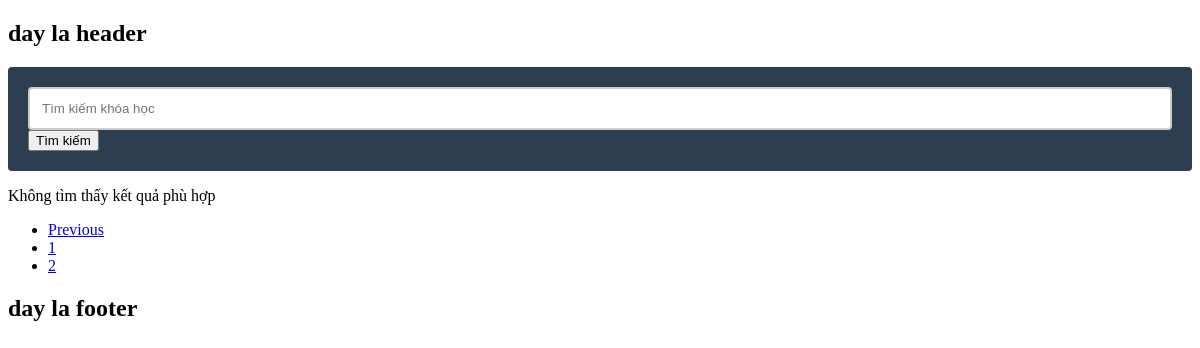
The page /courses_management.php?page=3 on the database as committed earlier.
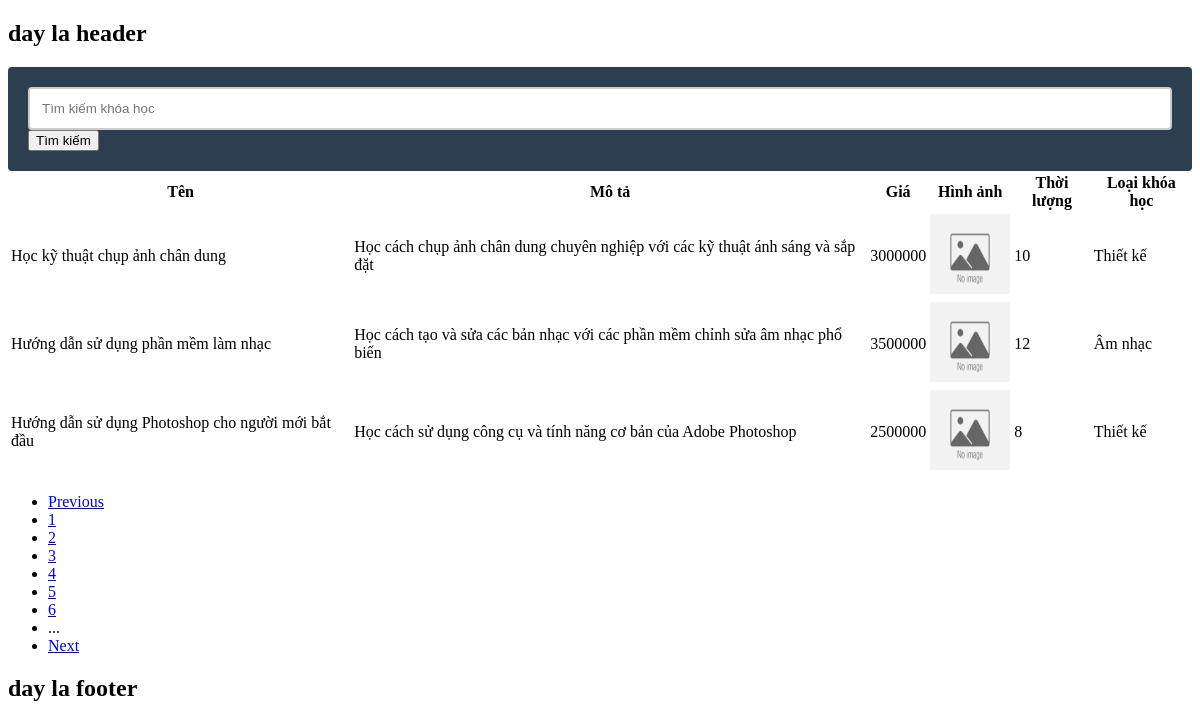
The same page on the database as committed later.
### tables this page shows
CREATE TABLE `courses` (
  `id` int NOT NULL,
  `name` varchar(255) NOT NULL,
  `description` text NOT NULL,
  `price` float NOT NULL,
  `image` varchar(255) NOT NULL,
  `video` varchar(255) NOT NULL,
  `duration` int NOT NULL,
  `category_id` int DEFAULT NULL,
  `deleted` tinyint(1) NOT NULL DEFAULT '0'
);

CREATE TABLE `categories` (
  `id` int NOT NULL,
  `name` varchar(255) NOT NULL
);

### inc/init.php (called while the page is built, shortened)
<?php
spl_autoload_register(
    function ($className) {
        $fileName = strtolower($className) . ".php";
        $dirRoot = dirname(__DIR__);
    }
);
require dirname(__DIR__) . "/inc/function.php";

### classes/course.php (called while the page is built, shortened)
<?php
class Course
{
    public static function getPaging($conn, $limit, $offset)
    {
        try {
            $sql = "select c.id, c.name, c.description, c.price, c.image, c.video, c.duration,
            categories.name as category_name, c.deleted
            from courses c
            join categories on c.category_id = categories.id
            where c.deleted = false
            order by c.name asc
            limit :limit
            offset :offset";
            $stmt = $conn->prepare($sql);
            $stmt->bindValue(':limit', $limit, PDO::PARAM_INT);
            $stmt->bindValue(':offset', $offset, PDO::PARAM_INT);
            $stmt->setFetchMode(PDO::FETCH_CLASS, 'Course');
            $stmt->execute();
            if ($stmt->execute()) {
                $books = $stmt->fetchAll(PDO::FETCH_ASSOC);
                return $books;
            }
        } catch (PDOException $e) {
            echo $e->getMessage();
            return null;
        }
    }
    public static function count($conn)
    {
        try {
            $sql = "select count(id) from courses where deleted = false";
            return $conn->query($sql)->fetchColumn();
        } catch (PDOException $e) {
            echo $e->getMessage();
            return -1;
        }
    }
}

### courses_management.php (the view, shortened to what this page needs)
<?
require "inc/init.php";
layouts();
$conn = require 'inc/db.php';
$total = $_SESSION['role_id'] == 1 ? Course::countAll($conn) : Course::count($conn);
$limit = 3;
$currentpage = $_GET['page'] ?? 1;
$config = [
    'total' => $total,
    'limit' => $limit,
    'full' => false,
];
if ($_SERVER['REQUEST_METHOD'] == 'GET' && isset($_GET['search'])) {
    $search = $_GET['search'];
    $courses = Course::searchCoursePaging($conn, $search,$limit,($currentpage - 1) * $limit);
} else {
    $courses = $_SESSION['role_id'] == 1 ?
    Course::getPagingAll($conn, $limit, ($currentpage - 1) * $limit) :
    Course::getPaging($conn, $limit, ($currentpage - 1) * $limit);
}
?>
<!DOCTYPE html>
<html lang="vi">
<head>
</head>
<body>
    <form action="" method="get">
        <input type="text" name="search" id="search" placeholder="Tìm kiếm khóa học">
        <button type="submit">Tìm kiếm</button>
    </form>
    <?php if (!empty($courses)) : ?>
        <table>
            <thead>
                <tr>
                    <th>Tên</th>
                    <th>Mô tả</th>
                    <th>Giá</th>
                    <th>Hình ảnh</th>
                    <th>Thời lượng</th>
                    <th>Loại khóa học</th>
                </tr>
            </thead>
            <tbody>
                <?php foreach ($courses as $course) : ?>
                    <tr>
                        <td><?php echo $course['name']; ?></td>
                        <td><?php echo $course['description']; ?></td>
                        <td><?php echo $course['price']; ?></td>
                        <td>
                            <? if ($course['image'] && file_exists("uploads/" . $course['image'])) : ?>
                                <img src="uploads/<? echo $course['image'] ?>" width="80" height="80">
                            <? else : ?>
                                <img src="images/noimage.png" width="80" height="80">
                            <? endif; ?>
                        </td>
                        <td><?php echo $course['duration']; ?></td>
                        <td><?php echo $course['category_name']; ?></td>
                    </tr>
                <? endforeach; ?>
            </tbody>
        </table>
    <?php else : ?>
        <p>Không tìm thấy kết quả phù hợp</p>
    <?php endif; ?>
    <div class='content'>
    <?php
        $page = new Pagination($config);
        echo $page->getPagination();
    ?>
</div>
    <?php
    layouts("footer");
    ?>
</body>
</html>

### inc/function.php
<?php
function layouts($layoutName = "header"){
    if(file_exists(WEB_PATH.'/inc/'.$layoutName.'.php')){
        require WEB_PATH.'/inc/'.$layoutName.'.php';
    }
}

### inc/header.php (shortened to what this page needs)
<!DOCTYPE html>
<html lang="vi">
<head>
    <link rel="stylesheet" href="css/style.css">
</head>
<body>
    <h2>day la header</h2>
</body>
</html>

### classes/pagination.php (shortened to what this page needs)
<?php
class Pagination
{
    private $config = [
        'total' => 0,
        'limit' => 0,
        'full' => true,
        'querystring' => 'page',
        'search' => ''
    ];
    public function __construct($config = [])
    {
        $condition1 = isset($config['limit']) && $config['limit'] < 0;
        $condition2 = isset($config['total']) && $config['total'] < 0;
        if (!isset($config['querystring'])) {
            $config['querystring'] = 'page';
        }
        if (isset($_GET['search'])) {
            $config['search'] = $_GET['search'];
        }
        else $config['search'] = '';
        $this->config = $config;
    }
    private function addSearchToUrl() {
        return '';
    }
    private function gettotalPage()
    {
        $total = $this->config['total'];
        $limit = $this->config['limit'];
        return ceil($total / $limit);
    }
    private function getCurrentPage()
    {
        if (
            isset($_GET[$this->config['querystring']]) &&
            (int)$_GET[$this->config['querystring']] >= 1
        ) {
            $t = (int)$_GET[$this->config['querystring']];
            if ($t > $this->gettotalPage()) {
                return (int)$this->gettotalPage();
            }
            else {
                return $t;
            }
        }
        else {
            return 1;
        }
    }
    private function getPrePage() {
        return "<li class='item'><a class='text' href='" .
                $_SERVER['PHP_SELF'] . '?' .
                $this->config['querystring'] . '=' .
                ($this->getCurrentPage() - 1) .
                $this->addSearchToUrl() .
                "'>Previous</a></li>";
    }
    private function getNextPage() {
        if ($this->getCurrentPage() >= $this->gettotalPage()) {
            return;
        }
        return "<li class='item'><a class='text' href='" .
                $_SERVER['PHP_SELF'] . '?' .
                $this->config['querystring'] . '=' .
                ($this->getCurrentPage() + 1) .
                $this->addSearchToUrl() .
                "'>Next</a></li>";
    }
    public function getPagination() {
        $data = '';
        if (isset($this->config['full']) && $this->config['full'] === false) {
            $data .= ($this->getCurrentPage() - 3) > 1 ?
                    '<li class="item">...</li>' : '';
            $current = ($this->getCurrentPage() - 3) > 0 ?
                        ($this->getCurrentPage()-3) : 1;
            $total = (($this->getCurrentPage() + 3) > $this->gettotalPage() ?
                    $this->gettotalPage() : ($this->getCurrentPage() + 3));
            for ($i = $current; $i <= $total; $i++) {
                if ($i === $this->getCurrentPage()) {
                    $data .= '<li class="item"><a href="#" class="text">' .
                            $i . '</a></li>';
                }
                else {
                    $data .= '<li class="item"><a class="text" href="' .
                    $_SERVER['PHP_SELF'] . "?" .
                    $this->config['querystring'] . '=' .
                    $i .
                    $this->addSearchToUrl() .
                    '">' . $i . '</a></li>';
                }
            }
            $data .= ($this->getCurrentPage() + 3) < $this->gettotalPage() ?
                    '<li class="item">...</li>' : '';
        }
        return '<ul class="main-nav">' . $this->getPrePage() .
                $data . $this->getNextPage() . '</ul>';
    }
}
?>

### inc/footer.php (shortened to what this page needs)
<!DOCTYPE html>
<html lang="vi">
<head>
</head>
<body>
    <h2>day la footer</h2>
</body>
</html>

### css/style.css (style rules this page uses)
* { box-sizing: border-box; }
input[type=text], input[type=email], input[type=password], textarea { border: 2px solid #ccc; resize: vertical; padding: 12px; border-radius: 4px; width: 100%; }
form { padding: 20px; background: #2C3E50; color: #fff; -moz-border-radius: 4px; -webkit-border-radius: 4px; border-radius: 4px; }

Rows that differ between the two databases and show on the page:
added courses: name "Học kỹ thuật chụp ảnh chân dung", description "Học cách chụp ảnh chân dung chuyên nghiệp với các kỹ thuật ánh sáng và sắp đặt", price "3000000", duration "10", category.name "Thiết kế"
added courses: name "Hướng dẫn sử dụng phần mềm làm nhạc", description "Học cách tạo và sửa các bản nhạc với các phần mềm chỉnh sửa âm nhạc phổ biến", price "3500000", duration "12", category.name "Âm nhạc"
added courses: name "Hướng dẫn sử dụng Photoshop cho người mới bắt đầu", description "Học cách sử dụng công cụ và tính năng cơ bản của Adobe Photoshop", price "2500000", duration "8", category.name "Thiết kế"
Other text that changed with them:
text no longer shown: "Không tìm thấy kết quả phù hợp"
text now shown: "Tên Mô tả Giá Hình ảnh Thời lượng Loại khóa học ... Next"
list line gone: "2"
new list line: "2"
new list line: "3"
new list line: "4"
new list line: "5"
new list line: "6"
